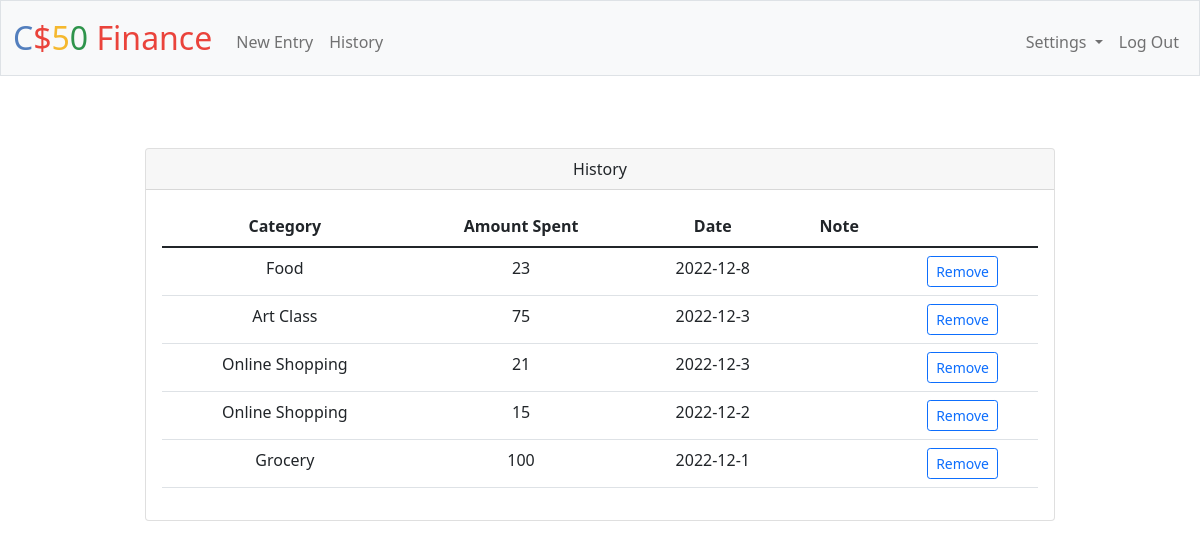
Screenshot of /history (signed in) with the database file from the repository.
### tables this page shows
CREATE TABLE entries (
    id INTEGER PRIMARY KEY AUTOINCREMENT NOT NULL,
    amount NUMERIC NOT NULL,
    description TEXT,
    year NUMRIC NOT NULL,
    month NUMRIC NOT NULL,
    day NUMRIC NOT NULL,
    user_id INTEGER NOT NULL,
    category_id INTEGER NOT NULL,
    FOREIGN KEY (user_id) REFERENCES users (id)
);

CREATE TABLE categories (
    id INTEGER PRIMARY KEY AUTOINCREMENT NOT NULL,
    category TEXT NOT NULL,
    user_id INTEGER NOT NULL,
    FOREIGN KEY (user_id) REFERENCES users (id)
);

### app.py (the view)
@app.route("/history", methods=["GET", "POST"])
@login_required
def history():
    if request.method == "POST":
        if 'remove_button' in request.form:
            id = request.form['remove_button']
            db.execute("DELETE FROM entries WHERE user_id=? AND id=?", session["user_id"], id)
            return redirect("/history")
        return apology("entry doesn't exist", 400)
    else:
        history = db.execute(""" SELECT amount, description, year, month, day, entries.id, categories.category
                    FROM entries LEFT JOIN categories ON category_id = categories.id
                    WHERE entries.user_id=?""", session["user_id"])
        try:
            history = pd.DataFrame.from_dict(history).sort_values(['day', 'month', 'year', 'amount'], ascending=False)
        except:
            history = pd.DataFrame.from_dict(history)
            history['category'] = None
        history.category.fillna(value=place_holder, inplace=True)
        history = history.to_dict('records')
        return render_template("history.html", history=history)

### app.py (called while the page is built)
@app.after_request
def after_request(response):
    response.headers["Cache-Control"] = "no-cache, no-store, must-revalidate"
    response.headers["Expires"] = 0
    response.headers["Pragma"] = "no-cache"
    return response

### helpers.py (called while the page is built)
def login_required(f):
    @wraps(f)
    def decorated_function(*args, **kwargs):
        if session.get("user_id") is None:
            return redirect("/login")
        return f(*args, **kwargs)
    return decorated_function

### templates/history.html (shortened to what this page needs)
{% extends "layout.html" %}
{% block main %}
  <div class="container-sm px-4 mt-4">
    <div class="col-xl-10 offset-lg-1">
      <div class="card mb-3">
        <div class="card-header">History</div>
        <div class="card-body">
          <table class="table">
            <thead>
              <tr>
                <th scope="col">Category</th>
                <th scope="col">Amount Spent</th>
                <th scope="col">Date</th>
                <th scope="col">Note</th>
              </tr>
            </thead>
            <tbody>
              <form action="/history" method="POST">
              {% for item in history %}
                  <tr>
                    <td>{{item.category|e}}</td>
                    <td>{{item.amount|e}}</td>
                    <td>{{item.year|e}}-{{item.month|e}}-{{item.day|e}}</td>
                    <td>{{item.description|e}}</td>
                    <td><button class="btn btn-outline-primary btn-sm" type="submit" name="remove_button" value="{{item.id|e}}">Remove</button></td>
                  </tr>
                {% endfor %}
              </form>
            </tbody>
          </table>
        </div>
      </div>
    </div>
  </div>
{% endblock %}

### templates/layout.html (shortened to what this page needs)
<!DOCTYPE html>
<html lang="en">
  <head>
    <link href="https://cdn.jsdelivr.net/npm/bootstrap@5.1.3/dist/css/bootstrap.min.css" rel="stylesheet">
    <link href="/static/styles.css" rel="stylesheet">
  </head>
  <body>
    <nav class="bg-light border navbar navbar-expand-md navbar-light">
      <div class="container-fluid">
        <a class="navbar-brand" href="/"><span class="blue">C</span><span class="red">$</span><span class="yellow">5</span><span class="green">0</span> <span class="red">Finance</span></a>
        <div class="collapse navbar-collapse" id="navbar">
          {% if session["user_id"] %}
            <ul class="navbar-nav me-auto mt-2">
              <li class="nav-item"><a class="nav-link" href="/entry">New Entry</a></li>
              <li class="nav-item"><a class="nav-link" href="/history">History</a></li>
            </ul>
            <ul class="navbar-nav ms-auto mt-2">
              <li class="nav-item dropdown">
                <a class="nav-link dropdown-toggle" href="#" role="button" data-bs-toggle="dropdown" aria-expanded="false">
                  Settings
                </a>
              </li>
              <li class="nav-item"><a class="nav-link" href="/logout">Log Out</a></li>
            </ul>
          {% else %}
            <ul class="navbar-nav ms-auto mt-2">
              <li class="nav-item"><a class="nav-link" href="/register">Register</a></li>
              <li class="nav-item"><a class="nav-link" href="/login">Log In</a></li>
            </ul>
          {% endif %}
        </div>
      </div>
    </nav>
    <main class="container-fluid py-5 text-center">
      {% block main %}{% endblock %}
    </main>
  </body>
</html>

### static/styles.css (style rules this page uses)
nav .navbar-brand { font-size: xx-large; }
nav .navbar-brand .blue { color: #537fbe; }
nav .navbar-brand .red { color: #ea433b; }
nav .navbar-brand .yellow { color: #f5b82e; }
nav .navbar-brand .green { color: #2e944b; }

### rows the page displays
entries: category "Food", amount "23", year "2022", month "12", day "8", {{ item.id|e }} 7 (drawn)
entries: category "Art Class", amount "75", year "2022", month "12", day "3", {{ item.id|e }} 6 (drawn)
entries: category "Online Shopping", amount "21", year "2022", month "12", day "3", {{ item.id|e }} 8 (drawn)
entries: category "Online Shopping", amount "15", year "2022", month "12", day "2", {{ item.id|e }} 9 (drawn)
entries: category "Grocery", amount "100", year "2022", month "12", day "1", {{ item.id|e }} 5 (drawn)
